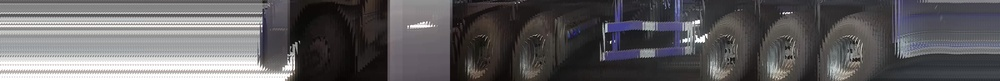
#> input picture src/1552929185.23.jpg, 1000 x 81 px, shrunk from 7200 x 580 before the run
$ python noise_filter.py
#> lines starting #> are read from the running program, lines starting #| are printed output that depends on the picture
#removing noise

import numpy as np
import cv2
import matplotlib.pyplot as plt

img = cv2.imread('1552929185.23.jpg')
#> img is the input picture: shape (81, 1000, 3); mean B, G, R 96.1, 94.2, 96.1

dst1 = cv2.fastNlMeansDenoisingColored(img,None,100,100,7,21)
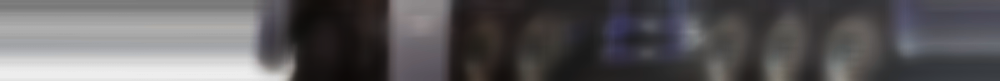
#> dst1: shape (81, 1000, 3); mean B, G, R 93.4, 91.6, 93.5
dst2 = cv2.fastNlMeansDenoisingColored(dst1,None,100,100,7,21)
#dst3 = cv2.fastNlMeansDenoisingColored(img,None,300,300,7,21)

cv2.imwrite('noise_filtered.jpg',dst2)
'''
while True:
    if cv2.waitKey(1) & 0xFF == ord('q'):
        break

cv2.destroyAllWindows()
'''

$ run again, with src/1552927743.91.jpg copied over src/1552929185.23.jpg
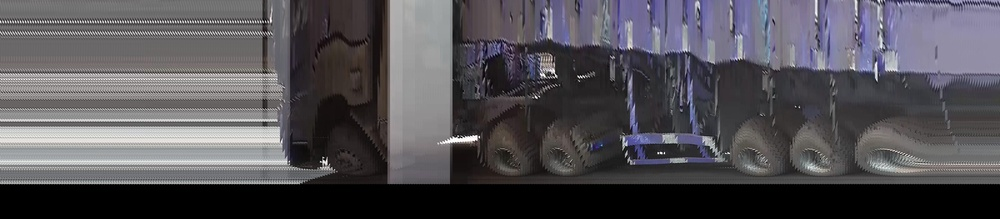
#> input picture src/1552927743.91.jpg, 1000 x 219 px, shrunk from 3200 x 700 before the run
#> img is the input picture: shape (219, 1000, 3); mean B, G, R 86.3, 81.2, 83.4
#> `dst1 = cv2.fastNlMeansDenoisingColored(img,None,100,100,7,21)`:
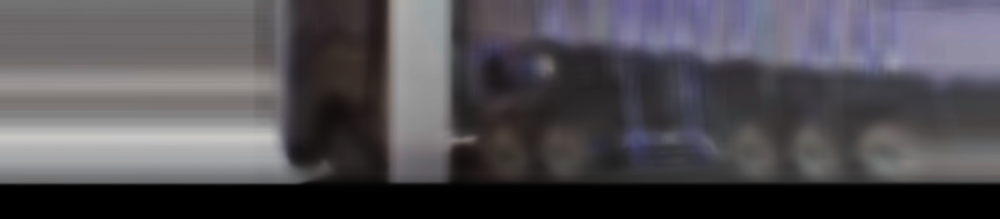
#> dst1: shape (219, 1000, 3); mean B, G, R 83.5, 78.5, 80.9

$ run again, with src/1552928676.63.jpg copied over src/1552929185.23.jpg
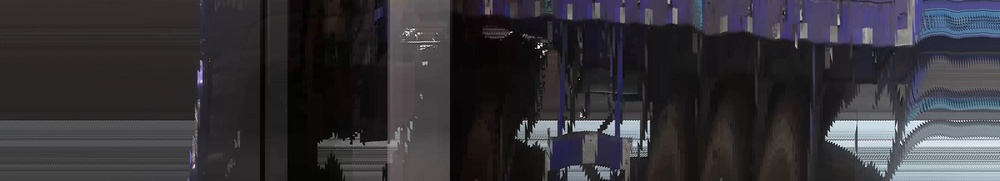
#> input picture src/1552928676.63.jpg, 1000 x 181 px, shrunk from 3200 x 580 before the run
#> img is the input picture: shape (181, 1000, 3); mean B, G, R 56.1, 51.1, 52.9
#> `dst1 = cv2.fastNlMeansDenoisingColored(img,None,100,100,7,21)`:
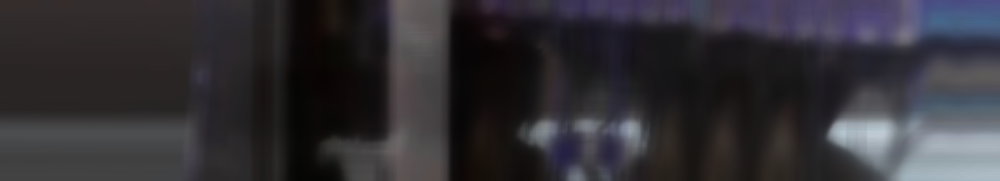
#> dst1: shape (181, 1000, 3); mean B, G, R 53.8, 48.9, 50.9
